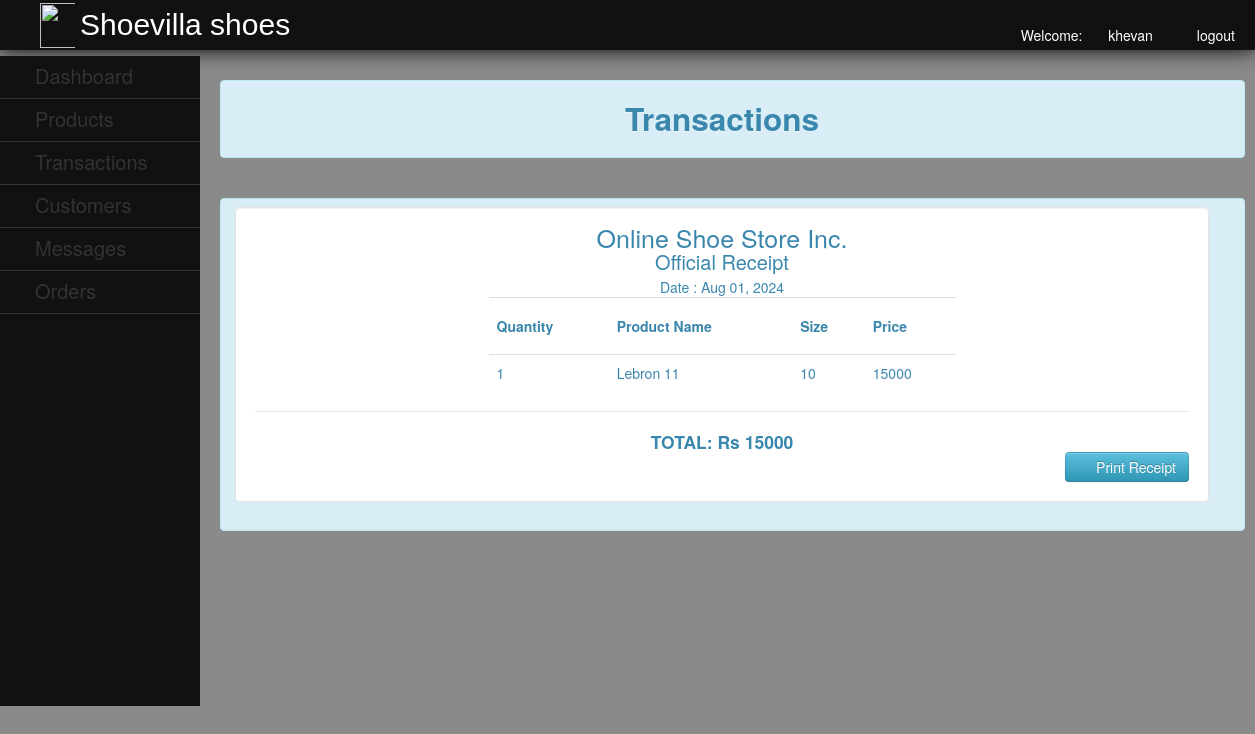
Page /admin/receipt.php?tid=57 (signed in) on the committed database.
### tables this page shows
CREATE TABLE `transaction_detail` (
  `transacton_detail_id` int(11) NOT NULL,
  `product_id` int(11) NOT NULL,
  `order_qty` int(11) NOT NULL,
  `transaction_id` int(11) NOT NULL
);

CREATE TABLE `product` (
  `product_id` int(11) NOT NULL,
  `product_name` varchar(50) NOT NULL,
  `product_price` varchar(50) NOT NULL,
  `product_size` varchar(50) NOT NULL,
  `product_image` varchar(500) NOT NULL,
  `brand` varchar(100) NOT NULL,
  `category` varchar(50) NOT NULL
);

CREATE TABLE `transaction` (
  `transaction_id` int(11) NOT NULL,
  `customerid` int(11) NOT NULL,
  `amount` int(11) NOT NULL,
  `order_stat` varchar(100) NOT NULL,
  `order_date` varchar(50) NOT NULL
);

### admin/receipt.php (the view, shortened to what this page needs)
<?php
	include("../db/dbconn.php");
?>
<!DOCTYPE html>
<html>
<head>
	<link rel = "stylesheet" type = "text/css" href="../css/style.css" media="all">
	<link rel="stylesheet" type="text/css" href="../css/bootstrap.css">
		<link href="../facefiles/facebox.css" media="screen" rel="stylesheet" type="text/css" />
</head>
<body>
	<div id="header" style="position:fixed;">
		<img src="../img/logo.jpg">
		<label>Shoevilla shoes</label>
			<?php
				$id = (int) $_SESSION['id'];
					$query = $conn->query ("SELECT * FROM admin WHERE adminid = '$id' ") or die (mysqli_error());
					$fetch = $query->fetch_array ();
			?>
			<ul>
				<li><a href="../function/admin_logout.php"><i class="icon-off icon-white"></i>logout</a></li>
				<li>Welcome:&nbsp;&nbsp;&nbsp;<i class="icon-user icon-white"></i><?php echo $fetch['username']; ?></a></li>
			</ul>
	</div>
	<br>
	<div id="leftnav">
		<ul>
			<li><a href="admin_home.php" style="color:#333;">Dashboard</a></li>
			<li><a href="admin_home.php">Products</a>
			</li>
			<li><a href="transaction.php">Transactions</a></li>
			<li><a href="customer.php">Customers</a></li>
			<li><a href="message.php">Messages</a></li>
			<li><a href="order.php">Orders</a></li>
		</ul>
	</div>
	<div id="rightcontent" style="position:absolute; top:10%;">
			<div class="alert alert-info"><center><h2>Transactions	</h2></center></div>
			<br />
			<div class="alert alert-info">
			<form method="post" class="well"  style="background-color:#fff; overflow:hidden;">
	<div id="printablediv">
	<center>
	<table class="table" style="width:50%;">
	<label style="font-size:25px;">Online Shoe Store Inc.</label>
	<label style="font-size:20px;">Official Receipt</label>
		<tr>
			<th><h5>Quantity</h5></td>
			<th><h5>Product Name</h5></td>
			<th><h5>Size</h5></td>
			<th><h5>Price</h5></td>
		</tr>
		<?php
		$t_id = $_GET['tid'];
		$query = $conn->query("SELECT * FROM transaction WHERE transaction_id = '$t_id'") or die (mysqli_error());
		$fetch = $query->fetch_array();
		$amnt = $fetch['amount'];
		$query2 = $conn->query("SELECT * FROM transaction_detail LEFT JOIN product ON product.product_id = transaction_detail.product_id WHERE transaction_detail.transaction_id = '$t_id'") or die (mysqli_error());
		while($row = $query2->fetch_array()){
		$pname = $row['product_name'];
		$psize = $row['product_size'];
		$pprice = $row['product_price'];
		$oqty = $row['order_qty'];
		echo "<tr>";
		echo "<td>".$oqty."</td>";
		echo "<td>".$pname."</td>";
		echo "<td>".$psize."</td>";
		echo "<td>".$pprice."</td>";
		echo "</tr>";
		}
		?>
	</table>
	<legend></legend>
	<h4>TOTAL: Rs <?php echo $amnt; ?></h4>
	</center>
	</div>
	<div class='pull-right'>
	<div class="add"><a onclick="javascript:printDiv('printablediv')" name="print" style="cursor:pointer;" class="btn btn-info"><i class="icon-white icon-print"></i> Print Receipt</a></div>
	</div>
	</form>
			</div>
			</div>
</body>
</html>

### css/style.css (style rules this page uses)
body { background:url(../images/bg.png) repeat scroll left top #e7ebf2; }
#header { height:50px; width:100%; background-color:#111; color:#fff; text-indent:10px; -webkit-box-shadow:0px 0px 20px 0px black; -moz-box-shadow:0px 0px 20px 0px black; box-shadow:0px 0px 20px 0px black; }
#header img { position:absolute; height:45px; width:45px; margin-left:20px; margin-top:2.5px; }
#header label { position:relative; top:15px; color:#fff; text-indent:80px; font-size:30px; clear:both; font-family:arial; }
#header ul { list-style-type:none; position:relative; }
#header ul li { display:inline; position:relative; float:right; margin-right:20px; }
#header ul li a { text-decoration:none; color:#fff; }
#leftnav { position:fixed; background-color:#111; width:200px; top:7%; height:650px; }
#leftnav ul { list-style-type:none; text-indent:35px; right:25px; position:relative; }
#leftnav ul li { border-bottom:1px solid #333; padding-top:10px; padding-bottom:10px; width:200px; }
#leftnav ul li a { text-decoration:none; color:#333; font-size:20px; }
#rightcontent { position:relative; width:1025px; top:50px; left:220px; z-index:-99999; }

### rows in the picture
transaction_detail: order_qty "1", product.product_name "Lebron 11", product.product_size "10", product.product_price "15000"
transaction: amount "15000"

### other values in the picture
$fetch['username'] "khevan"
